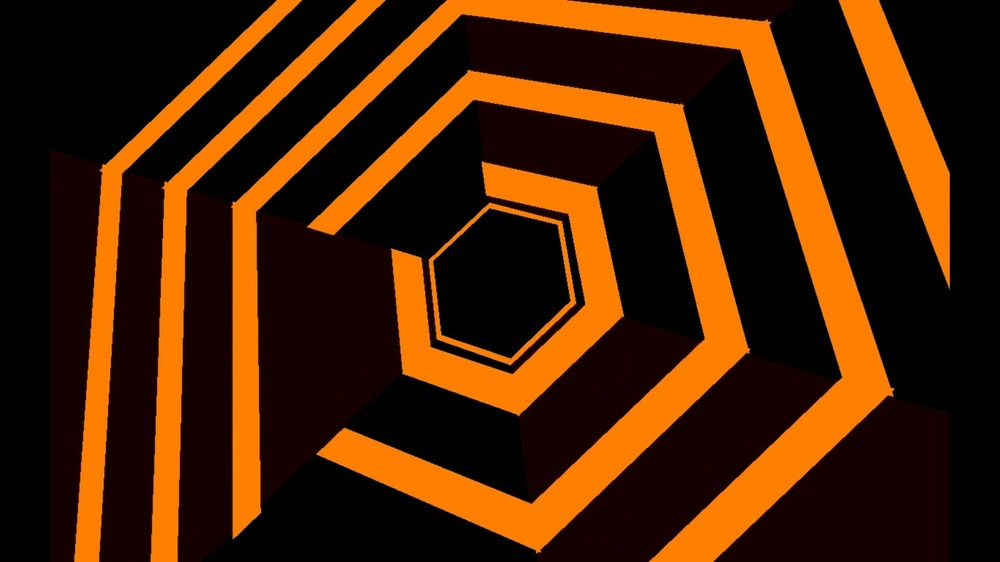
%> input picture Examples/Edge Detection Basic/original.jpg, 1000 x 562 px, shrunk from 1920 x 1080 before the run
$ octave edgeDetection.m   (GNU Octave 9; MATLAB toolbox functions it lacks are replaced by stand-ins)
%> lines starting %> are read from the running program, lines starting %| are printed output that depends on the picture; in (x1, y1, x2, y2) boxes, pixels count from 0 and x2, y2 are one past the last pixel; in counts of white or black regions, pixels touching at a corner belong together; the program's own positions count from 1
% By Nick Erickson
% Basic Edge Detection
I = imread('original.jpg');
%> I is the input picture: size 562x1000x3 uint8; mean R, G, B 72.3, 33.7, 2.8
imshow(I)
grayImage = rgb2gray(I);
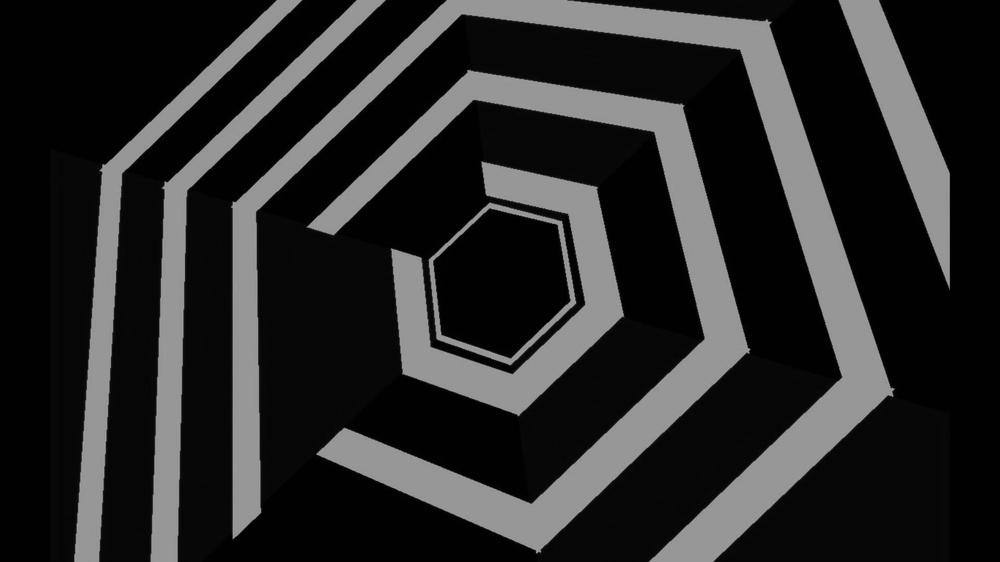
%> grayImage: size 562x1000 uint8; min 0, max 167, mean 41.7
imshow(grayImage)
BW1 = edge(grayImage,'sobel');
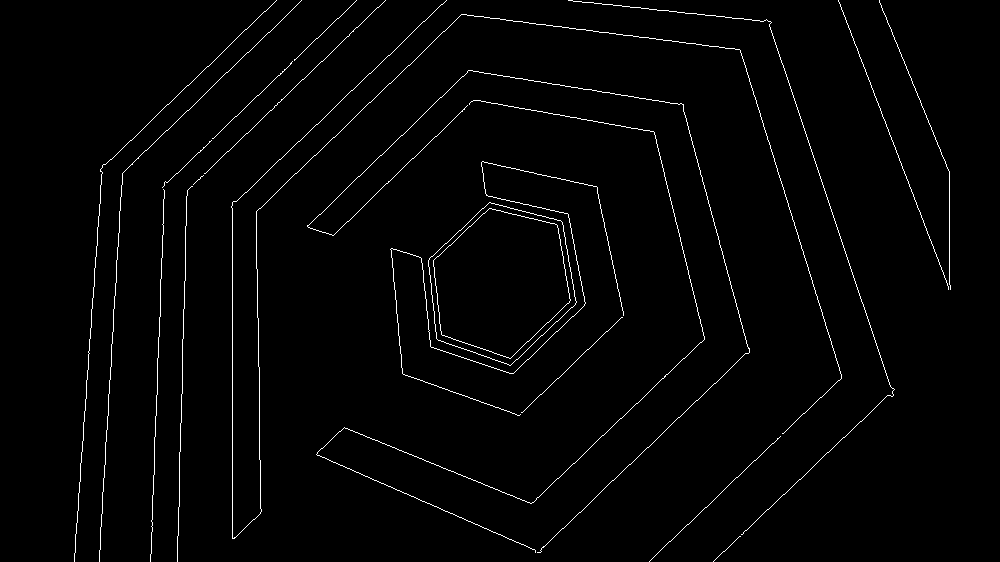
%> BW1: size 562x1000 logical; 1.7% white in thin lines or dots, all inside (x1, y1, x2, y2) = (74, 0, 951, 562)
BW2 = edge(grayImage,'canny');
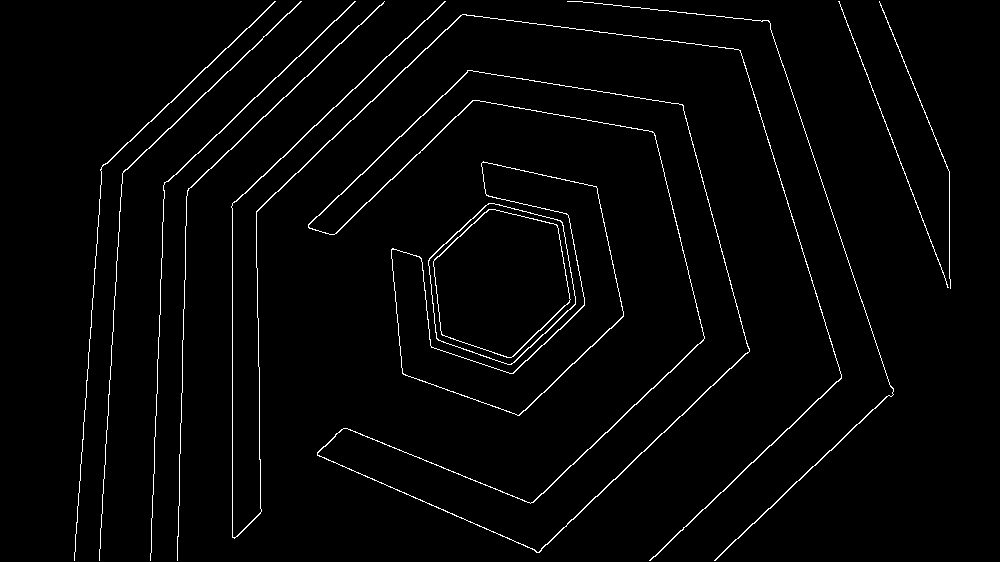
%> BW2: size 562x1000 logical; 2.2% white in thin lines or dots, all inside (x1, y1, x2, y2) = (74, 1, 951, 561)
figure;
imshowpair(BW1,BW2,'montage')
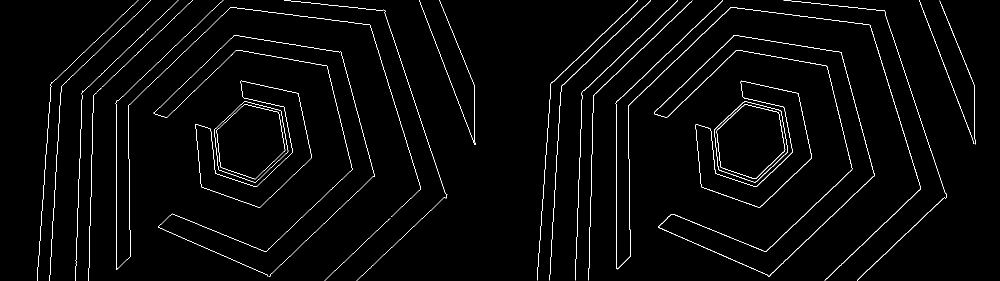
%> displayed picture: size 562x2000, on the screen's scale of 0 to 255 (shown at 1/2 size); 1.9% white in thin lines or dots
title('Sobel Filter                                   Canny Filter');

$ run again, with Examples/Edge Detection Basic/edgeDetection.jpg copied over Examples/Edge Detection Basic/original.jpg
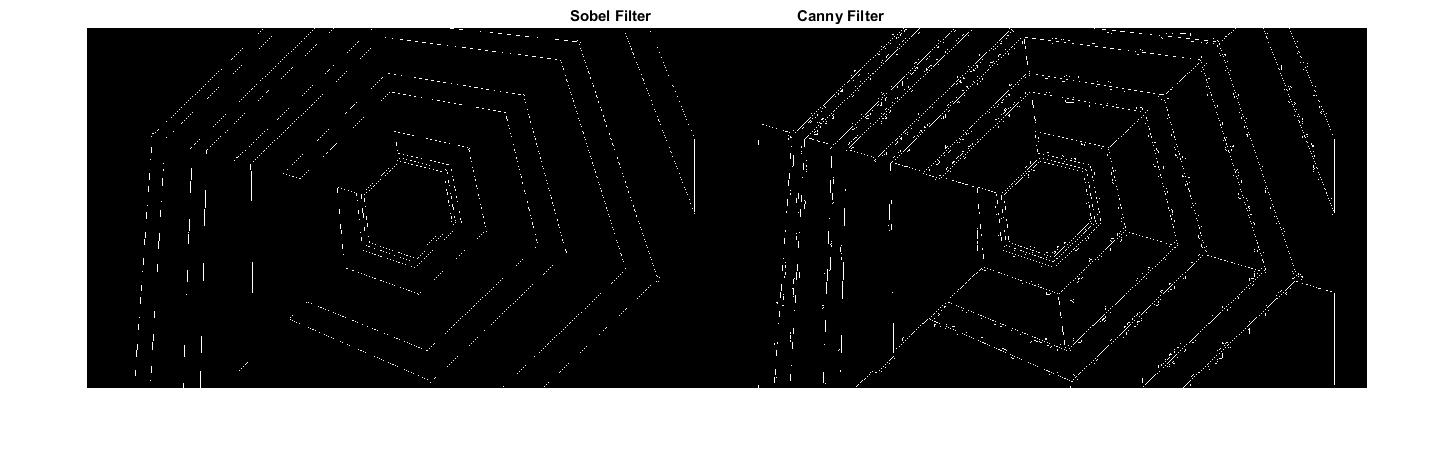
%> input picture Examples/Edge Detection Basic/edgeDetection.jpg, 1454 x 455 px
%> I is the input picture: size 455x1454x3 uint8; min 0, max 255, mean 80.1
%> `BW1 = edge(grayImage,'sobel');`:
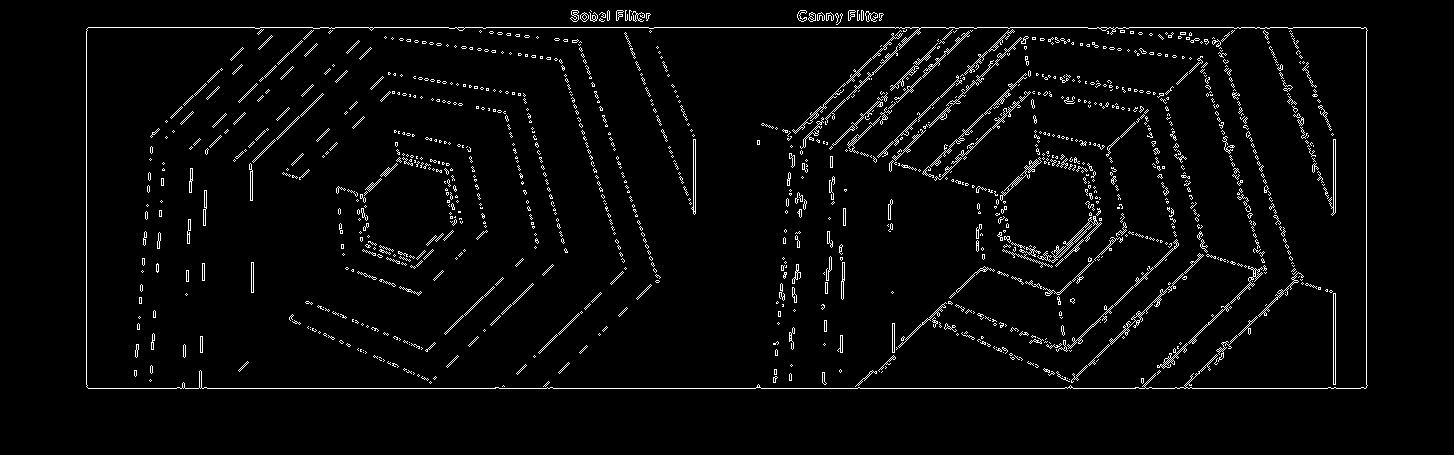
%> BW1: size 455x1454 logical; 3.3% white in thin lines or dots, all inside (x1, y1, x2, y2) = (86, 10, 1368, 389)
%> BW2: size 455x1454 logical; 0.66% white in thin lines or dots, all inside (x1, y1, x2, y2) = (86, 9, 1368, 389)
%> `imshowpair(BW1,BW2,'montage')`:
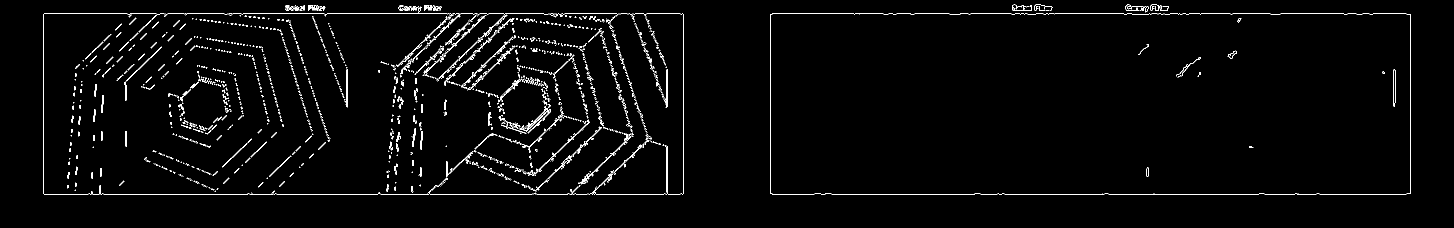
%> displayed picture: size 455x2908, on the screen's scale of 0 to 255 (shown at 1/2 size); 2% white in thin lines or dots, all inside (x1, y1, x2, y2) = (86, 9, 2822, 389)
